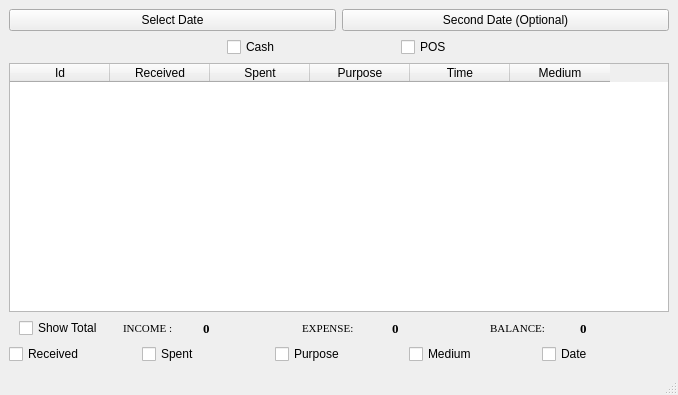
<?xml version="1.0" encoding="UTF-8"?>
<ui version="4.0">
 <class>transactLog</class>
 <widget class="QMainWindow" name="transactLog">
  <property name="windowModality">
   <enum>Qt::WindowModal</enum>
  </property>
  <property name="geometry">
   <rect>
    <x>0</x>
    <y>0</y>
    <width>678</width>
    <height>395</height>
   </rect>
  </property>
  <property name="windowTitle">
   <string>TRANSACTIONS</string>
  </property>
  <property name="windowIcon">
   <iconset resource="custom.qrc">
    <normaloff>:/icons/images/icons/naira.png</normaloff>:/icons/images/icons/naira.png</iconset>
  </property>
  <widget class="QWidget" name="centralwidget">
   <layout class="QVBoxLayout" name="verticalLayout">
    <item>
     <layout class="QHBoxLayout" name="horizontalLayout">
      <item>
       <widget class="QPushButton" name="pushButtonSelectDate1">
        <property name="text">
         <string>Select Date</string>
        </property>
       </widget>
      </item>
      <item>
       <widget class="QPushButton" name="pushButtonSelectDate2">
        <property name="text">
         <string>Second Date (Optional)</string>
        </property>
       </widget>
      </item>
     </layout>
    </item>
    <item>
     <layout class="QHBoxLayout" name="horizontalLayout_4">
      <property name="leftMargin">
       <number>100</number>
      </property>
      <property name="topMargin">
       <number>0</number>
      </property>
      <property name="rightMargin">
       <number>100</number>
      </property>
      <item>
       <widget class="QCheckBox" name="checkBoxShowCash">
        <property name="maximumSize">
         <size>
          <width>50</width>
          <height>16777215</height>
         </size>
        </property>
        <property name="text">
         <string>Cash</string>
        </property>
       </widget>
      </item>
      <item>
       <widget class="QCheckBox" name="checkBoxShowPos">
        <property name="maximumSize">
         <size>
          <width>50</width>
          <height>16777215</height>
         </size>
        </property>
        <property name="text">
         <string>POS</string>
        </property>
       </widget>
      </item>
     </layout>
    </item>
    <item>
     <widget class="QTableWidget" name="tableWidget">
      <property name="selectionMode">
       <enum>QAbstractItemView::SingleSelection</enum>
      </property>
      <property name="selectionBehavior">
       <enum>QAbstractItemView::SelectRows</enum>
      </property>
      <property name="sortingEnabled">
       <bool>true</bool>
      </property>
      <column>
       <property name="text">
        <string>Id</string>
       </property>
      </column>
      <column>
       <property name="text">
        <string>Received</string>
       </property>
      </column>
      <column>
       <property name="text">
        <string>Spent</string>
       </property>
      </column>
      <column>
       <property name="text">
        <string>Purpose</string>
       </property>
      </column>
      <column>
       <property name="text">
        <string>Time</string>
       </property>
      </column>
      <column>
       <property name="text">
        <string>Medium</string>
       </property>
      </column>
     </widget>
    </item>
    <item>
     <layout class="QHBoxLayout" name="horizontalLayout_3">
      <property name="spacing">
       <number>20</number>
      </property>
      <property name="leftMargin">
       <number>10</number>
      </property>
      <property name="topMargin">
       <number>0</number>
      </property>
      <property name="rightMargin">
       <number>10</number>
      </property>
      <item>
       <widget class="QCheckBox" name="checkBoxShowCalc">
        <property name="text">
         <string>Show Total</string>
        </property>
       </widget>
      </item>
      <item>
       <widget class="QLabel" name="labelTitleIncome">
        <property name="maximumSize">
         <size>
          <width>60</width>
          <height>16777215</height>
         </size>
        </property>
        <property name="font">
         <font>
          <family>Times New Roman</family>
          <pointsize>8</pointsize>
          <weight>50</weight>
          <bold>false</bold>
         </font>
        </property>
        <property name="text">
         <string>INCOME :</string>
        </property>
       </widget>
      </item>
      <item>
       <widget class="QLabel" name="labelReceived">
        <property name="font">
         <font>
          <family>Times New Roman</family>
          <pointsize>10</pointsize>
          <weight>75</weight>
          <bold>true</bold>
         </font>
        </property>
        <property name="text">
         <string>0</string>
        </property>
       </widget>
      </item>
      <item>
       <widget class="QLabel" name="labelTitleExpense">
        <property name="maximumSize">
         <size>
          <width>70</width>
          <height>16777215</height>
         </size>
        </property>
        <property name="font">
         <font>
          <family>Times New Roman</family>
          <pointsize>8</pointsize>
          <weight>50</weight>
          <bold>false</bold>
         </font>
        </property>
        <property name="text">
         <string>EXPENSE:</string>
        </property>
       </widget>
      </item>
      <item>
       <widget class="QLabel" name="labelSpent">
        <property name="font">
         <font>
          <family>Times New Roman</family>
          <pointsize>10</pointsize>
          <weight>75</weight>
          <bold>true</bold>
         </font>
        </property>
        <property name="text">
         <string>0</string>
        </property>
       </widget>
      </item>
      <item>
       <widget class="QLabel" name="labelTitleBalance">
        <property name="maximumSize">
         <size>
          <width>70</width>
          <height>16777215</height>
         </size>
        </property>
        <property name="font">
         <font>
          <family>Times New Roman</family>
          <pointsize>8</pointsize>
          <weight>50</weight>
          <bold>false</bold>
         </font>
        </property>
        <property name="text">
         <string>BALANCE:</string>
        </property>
       </widget>
      </item>
      <item>
       <widget class="QLabel" name="labelBalance">
        <property name="font">
         <font>
          <family>Times New Roman</family>
          <pointsize>10</pointsize>
          <weight>75</weight>
          <bold>true</bold>
         </font>
        </property>
        <property name="text">
         <string>0</string>
        </property>
       </widget>
      </item>
     </layout>
    </item>
    <item>
     <layout class="QHBoxLayout" name="horizontalLayout_2">
      <property name="topMargin">
       <number>0</number>
      </property>
      <item>
       <widget class="QCheckBox" name="checkBoxReceived">
        <property name="text">
         <string>Received</string>
        </property>
       </widget>
      </item>
      <item>
       <widget class="QCheckBox" name="checkBoxSpent">
        <property name="text">
         <string>Spent</string>
        </property>
       </widget>
      </item>
      <item>
       <widget class="QCheckBox" name="checkBoxPurpose">
        <property name="text">
         <string>Purpose</string>
        </property>
       </widget>
      </item>
      <item>
       <widget class="QCheckBox" name="checkBoxMedium">
        <property name="text">
         <string>Medium</string>
        </property>
       </widget>
      </item>
      <item>
       <widget class="QCheckBox" name="checkBoxDate">
        <property name="text">
         <string>Date</string>
        </property>
       </widget>
      </item>
     </layout>
    </item>
   </layout>
  </widget>
  <widget class="QStatusBar" name="statusbar"/>
 </widget>
 <resources>
  <include location="custom.qrc"/>
 </resources>
 <connections/>
</ui>
